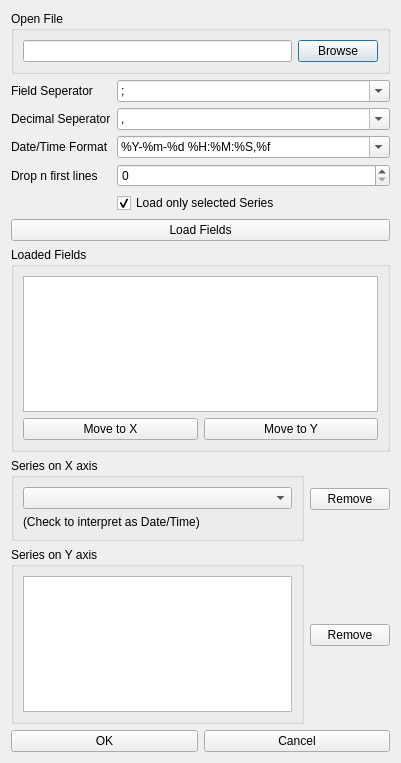
<?xml version="1.0" encoding="UTF-8"?>
<ui version="4.0">
 <class>NewPlot</class>
 <widget class="QDialog" name="NewPlot">
  <property name="geometry">
   <rect>
    <x>0</x>
    <y>0</y>
    <width>401</width>
    <height>763</height>
   </rect>
  </property>
  <property name="windowTitle">
   <string>New Plot</string>
  </property>
  <property name="sizeGripEnabled">
   <bool>false</bool>
  </property>
  <layout class="QVBoxLayout" name="verticalLayout_4">
   <item>
    <widget class="QGroupBox" name="groupBox">
     <property name="title">
      <string>Open File</string>
     </property>
     <layout class="QHBoxLayout" name="horizontalLayout">
      <item>
       <widget class="QLineEdit" name="txtFile"/>
      </item>
      <item>
       <widget class="QPushButton" name="btnBrowse">
        <property name="text">
         <string>Browse</string>
        </property>
       </widget>
      </item>
     </layout>
    </widget>
   </item>
   <item>
    <layout class="QFormLayout" name="formLayout">
     <item row="0" column="0">
      <widget class="QLabel" name="label">
       <property name="frameShape">
        <enum>QFrame::NoFrame</enum>
       </property>
       <property name="frameShadow">
        <enum>QFrame::Plain</enum>
       </property>
       <property name="text">
        <string>Field Seperator</string>
       </property>
      </widget>
     </item>
     <item row="0" column="1">
      <widget class="QComboBox" name="txtSep">
       <property name="editable">
        <bool>true</bool>
       </property>
       <item>
        <property name="text">
         <string>;</string>
        </property>
       </item>
       <item>
        <property name="text">
         <string>,</string>
        </property>
       </item>
       <item>
        <property name="text">
         <string>&lt;tab&gt;</string>
        </property>
       </item>
      </widget>
     </item>
     <item row="1" column="0">
      <widget class="QLabel" name="label_2">
       <property name="text">
        <string>Decimal Seperator</string>
       </property>
      </widget>
     </item>
     <item row="1" column="1">
      <widget class="QComboBox" name="txtDecimal">
       <property name="editable">
        <bool>true</bool>
       </property>
       <item>
        <property name="text">
         <string>,</string>
        </property>
       </item>
       <item>
        <property name="text">
         <string>.</string>
        </property>
       </item>
      </widget>
     </item>
     <item row="2" column="0">
      <widget class="QLabel" name="label_7">
       <property name="text">
        <string>Date/Time Format</string>
       </property>
      </widget>
     </item>
     <item row="2" column="1">
      <widget class="QComboBox" name="txtDateTime">
       <property name="editable">
        <bool>true</bool>
       </property>
       <item>
        <property name="text">
         <string>%Y-%m-%d %H:%M:%S,%f</string>
        </property>
       </item>
       <item>
        <property name="text">
         <string>%Y-%m-%d %H:%M:%S.%f</string>
        </property>
       </item>
       <item>
        <property name="text">
         <string>%H:%M</string>
        </property>
       </item>
       <item>
        <property name="text">
         <string>&lt;seconds&gt;</string>
        </property>
       </item>
       <item>
        <property name="text">
         <string>&lt;milliseconds&gt;</string>
        </property>
       </item>
       <item>
        <property name="text">
         <string>&lt;nanoseconds&gt;</string>
        </property>
       </item>
      </widget>
     </item>
     <item row="4" column="1">
      <widget class="QCheckBox" name="chkLoadNotAll">
       <property name="text">
        <string>Load only selected Series</string>
       </property>
       <property name="checked">
        <bool>true</bool>
       </property>
      </widget>
     </item>
     <item row="3" column="0">
      <widget class="QLabel" name="label_3">
       <property name="text">
        <string>Drop n first lines</string>
       </property>
      </widget>
     </item>
     <item row="3" column="1">
      <widget class="QSpinBox" name="spnLinedrop"/>
     </item>
    </layout>
   </item>
   <item>
    <widget class="QPushButton" name="btnLoad">
     <property name="text">
      <string>Load Fields</string>
     </property>
    </widget>
   </item>
   <item>
    <widget class="QGroupBox" name="groupBox_2">
     <property name="title">
      <string>Loaded Fields</string>
     </property>
     <layout class="QVBoxLayout" name="verticalLayout">
      <item>
       <widget class="QTableView" name="lstVAll">
        <property name="selectionMode">
         <enum>QAbstractItemView::MultiSelection</enum>
        </property>
       </widget>
      </item>
      <item>
       <layout class="QHBoxLayout" name="horizontalLayout">
        <item>
         <widget class="QPushButton" name="btnToX">
          <property name="text">
           <string>Move to X</string>
          </property>
         </widget>
        </item>
        <item>
         <widget class="QPushButton" name="btnToY">
          <property name="text">
           <string>Move to Y</string>
          </property>
         </widget>
        </item>
       </layout>
      </item>
     </layout>
    </widget>
   </item>
   <item>
    <layout class="QGridLayout" name="gridLayout">
     <item row="2" column="0">
      <layout class="QHBoxLayout" name="horizontalLayout_6"/>
     </item>
     <item row="1" column="1">
      <widget class="QGroupBox" name="groupBox_5">
       <property name="title">
        <string>Series on Y axis</string>
       </property>
       <layout class="QVBoxLayout" name="verticalLayout_7">
        <item>
         <widget class="QListView" name="lstVY">
          <property name="selectionMode">
           <enum>QAbstractItemView::MultiSelection</enum>
          </property>
         </widget>
        </item>
       </layout>
      </widget>
     </item>
     <item row="0" column="1">
      <widget class="QGroupBox" name="groupBox_6">
       <property name="title">
        <string>Series on X axis</string>
       </property>
       <layout class="QVBoxLayout" name="verticalLayout_8">
        <item>
         <widget class="QComboBox" name="lstVX">
          <property name="maxCount">
           <number>4</number>
          </property>
         </widget>
        </item>
        <item>
         <widget class="QLabel" name="label_5">
          <property name="text">
           <string>(Check to interpret as Date/Time)</string>
          </property>
         </widget>
        </item>
       </layout>
      </widget>
     </item>
     <item row="1" column="2">
      <widget class="QPushButton" name="btnRemoveY">
       <property name="sizePolicy">
        <sizepolicy hsizetype="Fixed" vsizetype="Fixed">
         <horstretch>0</horstretch>
         <verstretch>0</verstretch>
        </sizepolicy>
       </property>
       <property name="text">
        <string>Remove</string>
       </property>
      </widget>
     </item>
     <item row="0" column="2">
      <widget class="QPushButton" name="btnRemoveX">
       <property name="sizePolicy">
        <sizepolicy hsizetype="Fixed" vsizetype="Fixed">
         <horstretch>0</horstretch>
         <verstretch>0</verstretch>
        </sizepolicy>
       </property>
       <property name="text">
        <string>Remove</string>
       </property>
      </widget>
     </item>
    </layout>
   </item>
   <item>
    <layout class="QHBoxLayout" name="horizontalLayout_3">
     <item>
      <widget class="QPushButton" name="btnOk">
       <property name="text">
        <string>OK</string>
       </property>
      </widget>
     </item>
     <item>
      <widget class="QPushButton" name="btnCancel">
       <property name="text">
        <string>Cancel</string>
       </property>
      </widget>
     </item>
    </layout>
   </item>
  </layout>
  <zorder>groupBox</zorder>
  <zorder>groupBox_2</zorder>
  <zorder>btnLoad</zorder>
 </widget>
 <resources/>
 <connections/>
 <designerdata>
  <property name="gridDeltaX">
   <number>10</number>
  </property>
  <property name="gridDeltaY">
   <number>10</number>
  </property>
  <property name="gridSnapX">
   <bool>true</bool>
  </property>
  <property name="gridSnapY">
   <bool>true</bool>
  </property>
  <property name="gridVisible">
   <bool>true</bool>
  </property>
 </designerdata>
</ui>
